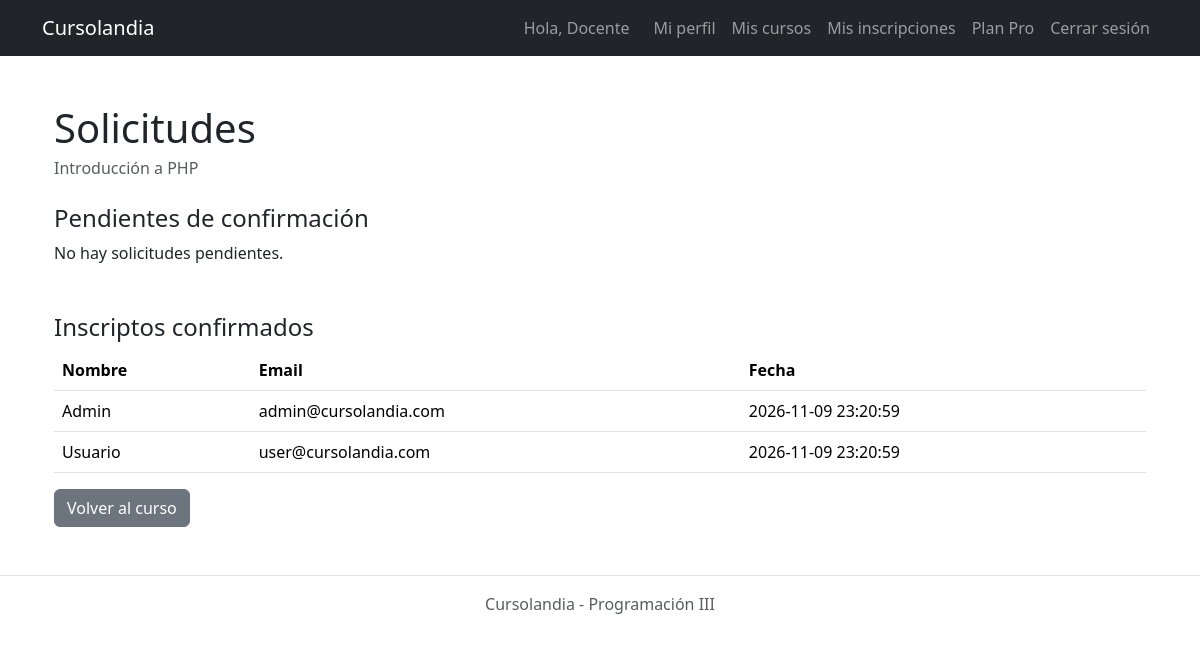
/Paginas/solicitudes.php?id=1 (signed in), run on the app's committed database.
### tables this page shows
CREATE TABLE cursos (
    id INT AUTO_INCREMENT PRIMARY KEY,
    creador_id INT NOT NULL,
    titulo VARCHAR(150) NOT NULL,
    descripcion TEXT NOT NULL,
    costo DECIMAL(10,2) NOT NULL DEFAULT 0.00,
    cupo INT NULL,
    fecha_inicio DATE NOT NULL,
    fecha_fin DATE NOT NULL,
    tipo_acceso ENUM('publico', 'privado') NOT NULL DEFAULT 'publico',
    created_at TIMESTAMP NOT NULL DEFAULT CURRENT_TIMESTAMP,
    CONSTRAINT fk_curso_creador FOREIGN KEY (creador_id) REFERENCES usuarios(id) ON DELETE CASCADE,
    CONSTRAINT chk_fechas CHECK (fecha_fin >= fecha_inicio),
    CONSTRAINT chk_curso_costo  CHECK (costo >= 0),
    CONSTRAINT chk_curso_cupo   CHECK (cupo IS NULL OR cupo > 0),
    INDEX idx_cursos_fechas (fecha_inicio, fecha_fin),
    FULLTEXT KEY ft_cursos_titulo (titulo)
);

CREATE TABLE inscripciones (
    id INT AUTO_INCREMENT PRIMARY KEY,
    curso_id INT NOT NULL,
    usuario_id INT NOT NULL,
    estado ENUM('pendiente', 'confirmada', 'rechazada') NOT NULL DEFAULT 'confirmada',
    fecha_inscripcion TIMESTAMP NOT NULL DEFAULT CURRENT_TIMESTAMP,
    CONSTRAINT uq_usuario_curso UNIQUE (curso_id, usuario_id),
    CONSTRAINT fk_insc_curso FOREIGN KEY (curso_id) REFERENCES cursos(id) ON DELETE CASCADE,
    CONSTRAINT fk_insc_usuario FOREIGN KEY (usuario_id) REFERENCES usuarios(id) ON DELETE CASCADE,
    INDEX idx_insc_usuario_estado (usuario_id, estado)
);

CREATE TABLE usuarios (
    id INT AUTO_INCREMENT PRIMARY KEY,
    nombre VARCHAR(100) NOT NULL,
    apellido VARCHAR(100) NOT NULL,
    email VARCHAR(150) NOT NULL UNIQUE,
    password VARCHAR(255) NOT NULL,
    rol ENUM('usuario', 'admin') NOT NULL DEFAULT 'usuario',
    vencimiento_pro DATE NULL,
    antecedentes TEXT NULL,
    imagen_perfil VARCHAR(255) NOT NULL DEFAULT 'default.png',
    created_at TIMESTAMP NOT NULL DEFAULT CURRENT_TIMESTAMP
);

### Manejadores/ManejadorCurso.php (called while the page is built, shortened)
<?php
class ManejadorCurso {
    private $conexion;
    public function __construct($conexion) {
        $this->conexion = $conexion;
    }
    public function buscarPorId($id) {
        $sql = "SELECT * FROM cursos WHERE id = " . $id;
        $resultado = mysqli_query($this->conexion, $sql);
        $fila = mysqli_fetch_assoc($resultado);
        return new Curso($fila['id'],$fila['creador_id'],$fila['titulo'],$fila['descripcion'],$fila['costo'],$fila['cupo'],$fila['fecha_inicio'],$fila['fecha_fin'],$fila['tipo_acceso']);
    }
}
?>

### Clases/Curso.php (called while the page is built, shortened)
<?php
class Curso {
    public function __construct($id, $creador_id, $titulo, $descripcion, $costo, $cupo, $fecha_inicio, $fecha_fin, $tipo_acceso) {
        $this->id = $id;
        $this->titulo = $titulo;
    }
    public function __get($propiedad) {
        return $this->$propiedad;
    }
}
?>

### Manejadores/ManejadorInscripcion.php (called while the page is built, shortened)
<?php
class ManejadorInscripcion {
    private $conexion;
    public function __construct($conexion) {
        $this->conexion = $conexion;
    }
    public function listarPorCurso($curso_id, $estado) {
        $sql = "SELECT i.id, i.estado, i.fecha_inscripcion, u.nombre, u.email
                FROM inscripciones i
                INNER JOIN usuarios u ON u.id = i.usuario_id
                WHERE i.curso_id = '$curso_id' AND i.estado = '$estado'
                ORDER BY i.fecha_inscripcion";
        $resultado = mysqli_query($this->conexion, $sql);
        $filas = array();
        while ($fila = mysqli_fetch_assoc($resultado)) {
            $filas[] = $fila;
        }
        return $filas;
    }
}
?>

### Paginas/solicitudes.php (the view, shortened to what this page needs)
<?php
include "../Clases/Curso.php";
include "../Clases/ControlInscripcion.php";
include "../Manejadores/ManejadorCurso.php";
include "../Manejadores/ManejadorInscripcion.php";
$curso = null;
$pendientes = array();
$confirmadas = array();
$error = "";
try {
    $manejadorCurso = new ManejadorCurso($conexion);
    $manejadorInscripcion = new ManejadorInscripcion($conexion);
    $curso = $manejadorCurso->buscarPorId($_GET['id']);
    $pendientes = $manejadorInscripcion->listarPorCurso($curso->id, "pendiente");
    $confirmadas = $manejadorInscripcion->listarPorCurso($curso->id, "confirmada");
} catch (Exception $e) {
    $error = $e->getMessage();
}
?>
<?php include "includes/header.php"; ?>
<div class="container my-4">
    <?php if ($error != "") { ?>
        <div class="alert alert-danger"><?php echo $error; ?></div>
        <a href="index.php" class="btn btn-secondary">Volver al inicio</a>
    <?php } else { ?>
        <h1 class="mb-1">Solicitudes</h1>
        <p class="text-muted"><?php echo $curso->titulo; ?></p>
        <h2 class="h4 mt-4">Pendientes de confirmación</h2>
        <?php if (count($pendientes) == 0) { ?>
            <p>No hay solicitudes pendientes.</p>
        <?php } ?>
        <h2 class="h4 mt-5">Inscriptos confirmados</h2>
        <?php if (count($confirmadas) == 0) { ?>
            <p>Todavía no hay inscriptos confirmados.</p>
        <?php } else { ?>
            <table class="table">
                <thead>
                    <tr>
                        <th>Nombre</th>
                        <th>Email</th>
                        <th>Fecha</th>
                    </tr>
                </thead>
                <tbody>
                    <?php foreach ($confirmadas as $fila) { ?>
                        <tr>
                            <td><?php echo $fila['nombre']; ?></td>
                            <td><?php echo $fila['email']; ?></td>
                            <td><?php echo $fila['fecha_inscripcion']; ?></td>
                        </tr>
                    <?php } ?>
                </tbody>
            </table>
        <?php } ?>
        <a href="curso.php?id=<?php echo $curso->id; ?>" class="btn btn-secondary">Volver al curso</a>
    <?php } ?>
</div>
<?php include "includes/footer.php"; ?>

### data on the page
cursos: titulo "Introducción a PHP"
inscripciones: usuario.nombre "Admin", usuario.email "admin@cursolandia.com", fecha_inscripcion "2026-11-09 23:20:59"
inscripciones: usuario.nombre "Usuario", usuario.email "user@cursolandia.com", fecha_inscripcion "2026-11-09 23:20:59"

### other printed values
$_SESSION['usuario_nombre'] "Docente"
